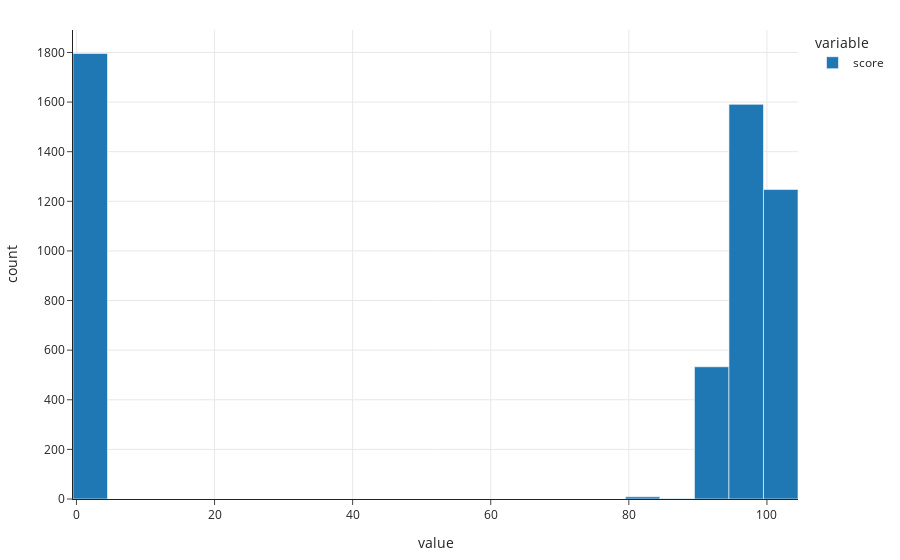

The notebook cell saved with this chart:
### Markdown cell above
First, let's look at the distribution of inspection `'score'`s:

### Code cell
fig = px.histogram(insp['score'])
fig

### Figure 1 — Plotly figure (JSON) as saved in the notebook; plotly's stock layout.template omitted (floating-point values rounded to 4 significant figures; data arrays with more than 128 entries replaced by an {"elided": "..."} marker saying what was removed)
{"data": [{"alignmentgroup": "True", "bingroup": "x", "hovertemplate": "variable=score<br>value=%{x}<br>count=%{y}<extra></extra>", "legendgroup": "score", "marker": {"color": "#1F77B4", "pattern": {"shape": ""}}, "name": "score", "offsetgroup": "score", "orientation": "v", "showlegend": true, "type": "histogram", "x": {"elided": "5179 int values"}, "xaxis": "x", "yaxis": "y"}], "layout": {"autosize": true, "barmode": "relative", "legend": {"title": {"text": "variable"}, "tracegroupgap": 0}, "xaxis": {"anchor": "y", "autorange": true, "domain": [0, 1], "range": [-0.5, 104.5], "title": {"text": "value"}, "type": "linear"}, "yaxis": {"anchor": "x", "autorange": true, "domain": [0, 1], "range": [0, 1891.0], "title": {"text": "count"}}}}
